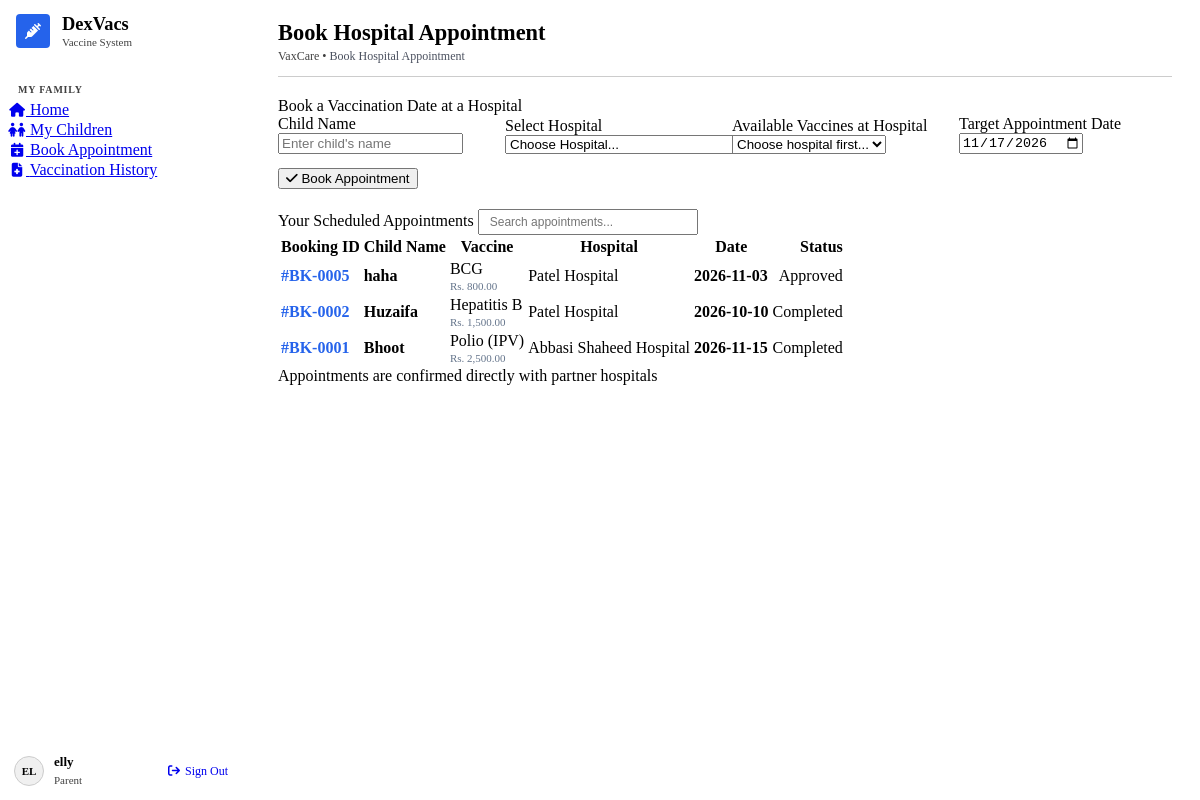
The page /parent/book-hospital.php (signed in) on the database its author committed.
### tables this page shows
CREATE TABLE `bookings` (
  `id` int(11) NOT NULL AUTO_INCREMENT,
  `child_id` int(11) NOT NULL,
  `hospital_id` int(11) NOT NULL,
  `vaccine_id` int(11) NOT NULL,
  `booking_date` date NOT NULL,
  `status` enum('Pending','Approved','Completed','Cancelled') DEFAULT 'Pending',
  `created_at` timestamp NOT NULL DEFAULT current_timestamp(),
  PRIMARY KEY (`id`),
  KEY `child_id` (`child_id`),
  KEY `hospital_id` (`hospital_id`),
  KEY `vaccine_id` (`vaccine_id`),
  CONSTRAINT `bookings_ibfk_1` FOREIGN KEY (`child_id`) REFERENCES `children` (`id`) ON DELETE CASCADE,
  CONSTRAINT `bookings_ibfk_2` FOREIGN KEY (`hospital_id`) REFERENCES `hospitals` (`id`) ON DELETE CASCADE,
  CONSTRAINT `bookings_ibfk_3` FOREIGN KEY (`vaccine_id`) REFERENCES `vaccines` (`id`) ON DELETE CASCADE
);

CREATE TABLE `children` (
  `id` int(11) NOT NULL AUTO_INCREMENT,
  `name` varchar(100) NOT NULL,
  `parent_id` int(11) NOT NULL,
  `vaccine_id` int(11) NOT NULL,
  `hospital_id` int(11) NOT NULL,
  `dob` date DEFAULT NULL,
  `gender` enum('Male','Female','Other') DEFAULT 'Male',
  `status` enum('Not vaccinated','Vaccinated') NOT NULL DEFAULT 'Not vaccinated',
  `certificate_sent` tinyint(1) DEFAULT 0,
  `created_at` timestamp NOT NULL DEFAULT current_timestamp(),
  PRIMARY KEY (`id`),
  KEY `parent_id` (`parent_id`),
  KEY `vaccine_id` (`vaccine_id`),
  KEY `hospital_id` (`hospital_id`),
  CONSTRAINT `children_ibfk_1` FOREIGN KEY (`parent_id`) REFERENCES `users` (`id`) ON DELETE CASCADE,
  CONSTRAINT `children_ibfk_2` FOREIGN KEY (`vaccine_id`) REFERENCES `vaccines` (`id`) ON DELETE CASCADE,
  CONSTRAINT `children_ibfk_3` FOREIGN KEY (`hospital_id`) REFERENCES `hospitals` (`id`) ON DELETE CASCADE
);

CREATE TABLE `vaccines` (
  `id` int(11) NOT NULL AUTO_INCREMENT,
  `name` varchar(100) NOT NULL,
  `description` text DEFAULT NULL,
  `price` decimal(10,2) NOT NULL,
  `status` enum('Available','Unavailable') NOT NULL DEFAULT 'Available',
  `created_at` timestamp NOT NULL DEFAULT current_timestamp(),
  PRIMARY KEY (`id`)
);

CREATE TABLE `hospitals` (
  `id` int(11) NOT NULL AUTO_INCREMENT,
  `name` varchar(150) NOT NULL,
  `location` varchar(255) NOT NULL,
  `phone` varchar(30) DEFAULT NULL,
  `status` enum('Active','Inactive') DEFAULT 'Active',
  `created_at` timestamp NOT NULL DEFAULT current_timestamp(),
  PRIMARY KEY (`id`)
);

### config/db.php (called while the page is built, shortened)
<?php
function is_logged_in() {
    return isset($_SESSION['user_id']) && !empty($_SESSION['user_id']);
}
function current_user() {
    return [
        'id'    => (int)$_SESSION['user_id'],
        'name'  => $_SESSION['user_name'] ?? 'User',
        'email' => $_SESSION['user_email'] ?? '',
        'role'  => $_SESSION['role'] ?? ''
    ];
}
?>

### parent/book-hospital.php (the view, shortened to what this page needs)
<?php
require_once __DIR__ . '/../config/db.php';
$user = current_user();
$user_id = $user['id'];
$sql = "SELECT b.id, c.name as child_name, v.name as vaccine_name, v.price as vaccine_price,
               h.name as hospital_name, b.booking_date, b.status
        FROM bookings b
        JOIN children c ON b.child_id = c.id
        JOIN vaccines v ON b.vaccine_id = v.id
        JOIN hospitals h ON b.hospital_id = h.id
        WHERE c.parent_id = $user_id
        ORDER BY b.id DESC";
$result = $conn->query($sql);
include __DIR__ . '/../includes/header.php';
?>
<div class="r-card" id="bookingCard">
  <div class="r-titlebar">
    <span>Book a Vaccination Date at a Hospital</span>
  </div>
  <div class="r-card-body">
    <form method="POST" action="book-hospital.php" style="display: grid; grid-template-columns: repeat(auto-fit, minmax(200px, 1fr)); gap: 14px; align-items: flex-end;">
      <div class="r-field" style="margin: 0;">
        <label for="b_child">Child Name</label>
        <input type="text" id="b_child" name="child_name" class="r-input-block" placeholder="Enter child's name" list="childList" required>
      </div>
      <div class="r-field" style="margin: 0;">
        <label for="b_hospital">Select Hospital</label>
        <select id="b_hospital" name="hospital_id" class="r-input-block" onchange="updateHospitalVaccines(this.value)" required>
          <option value="">Choose Hospital...</option>
        </select>
      </div>
      <div class="r-field" style="margin: 0;">
        <label for="b_vaccine">Available Vaccines at Hospital</label>
        <select id="b_vaccine" name="vaccine_id" class="r-input-block" required>
          <option value="">Choose hospital first...</option>
        </select>
      </div>
      <div class="r-field" style="margin: 0;">
        <label for="b_date">Target Appointment Date</label>
        <input type="date" id="b_date" name="booking_date" class="r-input-block" value="<?php echo date('Y-m-d'); ?>" min="<?php echo date('Y-m-d'); ?>" required>
      </div>
      <div style="margin: 0;">
        <button type="submit" class="r-btn r-btn-primary r-btn-block">
          <i class="fa-solid fa-check"></i> Book Appointment
        </button>
      </div>
    </form>
  </div>
</div>
<div class="r-card">
  <div class="r-titlebar">
    <span>Your Scheduled Appointments</span>
    <input type="text" placeholder="Search appointments..." class="r-input-block" style="width: 220px; padding: 4px 10px; font-size: 12px;" oninput="filterTable(this.value, 'parentBookingsTable')">
  </div>
  <div class="r-card-body" style="padding: 0;">
    <div class="r-table-responsive">
      <table class="r-full" id="parentBookingsTable">
        <thead>
          <tr>
            <th>Booking ID</th>
            <th>Child Name</th>
            <th>Vaccine</th>
            <th>Hospital</th>
            <th>Date</th>
            <th style="text-align: right;">Status</th>
          </tr>
        </thead>
        <tbody>
          <?php if ($result && $result->num_rows > 0): ?>
            <?php while ($b = $result->fetch_assoc()): ?>
            <tr>
              <td><strong style="color: #2563eb;">#BK-<?php echo str_pad($b['id'], 4, '0', STR_PAD_LEFT); ?></strong></td>
              <td><strong><?php echo htmlspecialchars($b['child_name']); ?></strong></td>
              <td>
                <span class="r-badge r-badge-primary"><?php echo htmlspecialchars($b['vaccine_name']); ?></span>
                <div style="font-size: 11px; color: #64748b; margin-top: 2px;">Rs. <?php echo number_format($b['vaccine_price'], 2); ?></div>
              </td>
              <td><?php echo htmlspecialchars($b['hospital_name']); ?></td>
              <td><strong><?php echo htmlspecialchars($b['booking_date']); ?></strong></td>
              <td style="text-align: right;">
                <?php if ($b['status'] === 'Approved'): ?>
                  <span class="r-badge r-badge-ok">Approved</span>
                <?php elseif ($b['status'] === 'Completed'): ?>
                  <span class="r-badge r-badge-ok">Completed</span>
                <?php elseif ($b['status'] === 'Cancelled'): ?>
                  <span class="r-badge r-badge-danger">Cancelled</span>
                <?php else: ?>
                  <span class="r-badge r-badge-warn">Pending Approval</span>
                <?php endif; ?>
              </td>
            </tr>
            <?php endwhile; ?>
          <?php endif; ?>
        </tbody>
      </table>
    </div>
  </div>
  <div class="r-card-footer">
    <span>Appointments are confirmed directly with partner hospitals</span>
  </div>
</div>
<?php
include __DIR__ . '/../includes/footer.php';
?>

### assets/css/style.css (style rules this page uses)
html, body { margin: 0; padding: 0; min-height: 100vh; box-sizing: border-box; }
*, *::before, *::after { box-sizing: inherit; }
.r-layout-sidebar { display: flex; min-height: 100vh; width: 100%; }
.r-card { margin-bottom: 20px; }
.r-table-responsive { width: 100%; overflow-x: auto; -webkit-overflow-scrolling: touch; }

### rows shown on the page
bookings: id "0005", child.name "haha", vaccine.name "BCG", vaccine.price "800.00", hospital.name "Patel Hospital", booking_date "2026-11-03", status "Approved"
bookings: id "0002", child.name "Huzaifa", vaccine.name "Hepatitis B", vaccine.price "1,500.00", hospital.name "Patel Hospital", booking_date "2026-10-10", status "Completed"
bookings: id "0001", child.name "Bhoot", vaccine.name "Polio (IPV)", vaccine.price "2,500.00", hospital.name "Abbasi Shaheed Hospital", booking_date "2026-11-15", status "Completed"

### other values the page prints
$section_title "MY FAMILY"
$item['label'] "Home"
$item['label'] "My Children"
$item['label'] "Book Appointment"
$item['label'] "Vaccination History"
$initials "EL"
$user_name "elly"
$user_role "Parent"
$page_title "Book Hospital Appointment"
